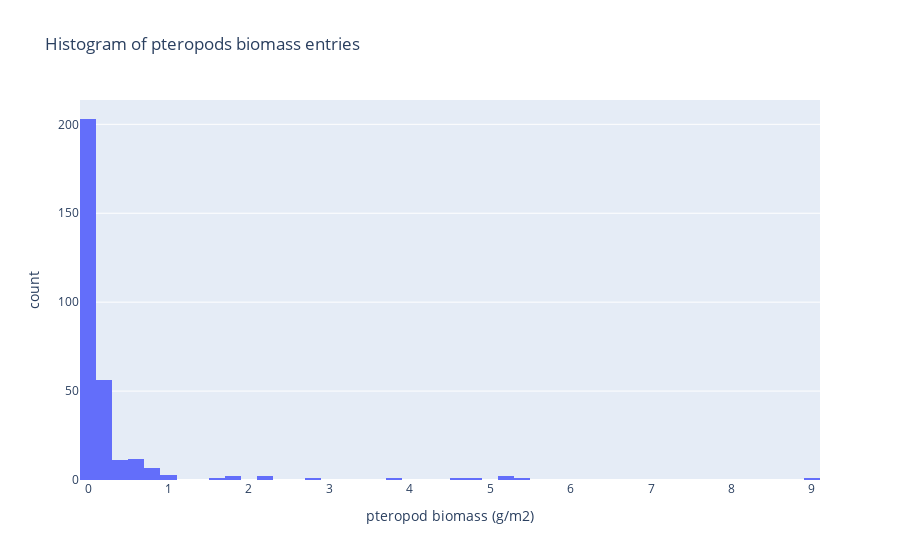

Notebook cell for this chart:
### Markdown cell above
## Histogram

### Code cell
ds_pter_2deg_no_0=ds_pter_2deg.where(ds_pter_2deg!=0,np.nan)
flat_data = ds_pter_2deg_no_0.values.flatten()
valid_data = flat_data[~np.isnan(flat_data)]

df = pd.DataFrame({"pteropod biomass (g/m2)": valid_data})

fig = px.histogram(
    df,
    x="pteropod biomass (g/m2)",
    nbins=50,
    labels={"count": "frequency"},
    title="Histogram of pteropods biomass entries "
)
fig.show()

### Figure 1 — Plotly figure (JSON) as saved in the notebook; plotly's stock layout.template omitted (floating-point values rounded to 4 significant figures; data arrays with more than 128 entries replaced by an {"elided": "..."} marker saying what was removed)
{"data": [{"bingroup": "x", "hovertemplate": "pteropod biomass (g/m2)=%{x}<br>count=%{y}<extra></extra>", "legendgroup": "", "marker": {"color": "#636efa", "pattern": {"shape": ""}}, "name": "", "nbinsx": 50, "orientation": "v", "showlegend": false, "type": "histogram", "x": {"elided": "305 float values"}, "xaxis": "x", "yaxis": "y"}], "layout": {"barmode": "relative", "legend": {"tracegroupgap": 0}, "title": {"text": "Histogram of pteropods biomass entries "}, "xaxis": {"anchor": "y", "domain": [0, 1], "title": {"text": "pteropod biomass (g/m2)"}}, "yaxis": {"anchor": "x", "domain": [0, 1], "title": {"text": "count"}}}}
